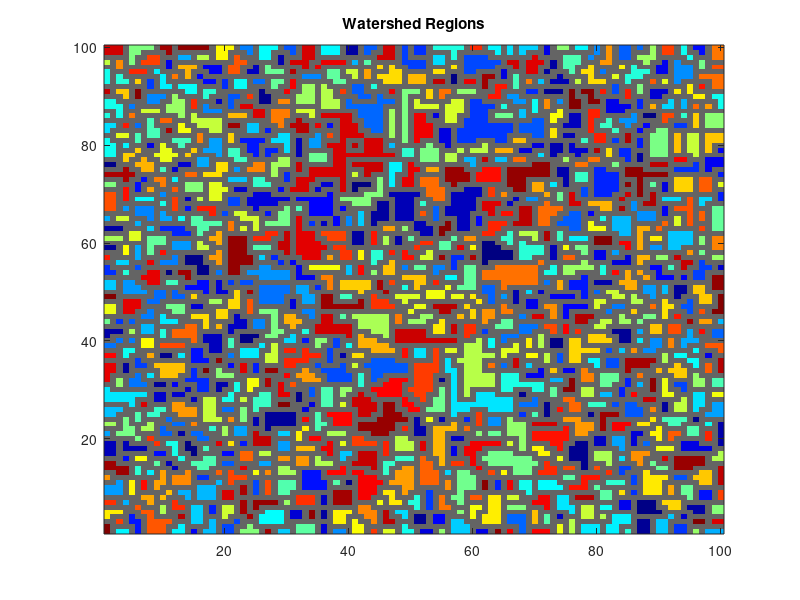

This figure's MATLAB source: (Note: this script raises an error after producing the figure.)
function [rgn, rgn_lbls, Lborders, amatr, data] = peaksWShed( data , conn, bl_thresh, f_verb, verb_pref, f_disp )
%peaksWShed determines peak regions using matlab watershed function.
% It uses labelWShedBorders_imdilate to label border pixels and determine
% region adjacencies.
%
% INPUTS:
%   data   -- 2D matrix of image data. defaults to peaks(100).
%   conn   -- pixel connection to be used by watershed. default 8. 
%   bl_thresh  -- power threshold used to cut off low power data to speed
%                 up computation. Default = [];
%   f_verb -- flag indicator whether to output text statements of progress.
%             0 - no output. 1 - output current function level.
%             defaults to 0. 
%   verb_pref -- prefix string for verbose output. defaults to ''.
%   f_disp -- flag indicator whether to plot. 
%             defaults to false, unless using default data.
% OUTPUTS:
%   rgn         -- 1D cell array of vector lists of linear idx of all pixels for each region.
%   rgn_lbls    -- vector of region labels.
%   Lborders    -- 1D cell array of vector lists of linear idx of border pixels for each region 
%   amatr       -- two-column matrix of region adjacencies.
%                  each row contains region lables of two adjacent regions. 
%   data        -- optional output of the data in the event it was
%                  generated by default.
%
%   Copyright 2022 Prerau Lab - http://www.sleepEEG.org
%   This work is licensed under a Creative Commons Attribution-NonCommercial-ShareAlike 4.0 International License.
%   (http://creativecommons.org/licenses/by-nc-sa/4.0/)
%      
%   Authors: Patrick Stokes, Thomas Possidente, Michael Prerau
%

%*************************
% Handle variable inputs *
%*************************
if nargin<6
    f_disp = [];
end
if nargin<5
    verb_pref = [];
end
if nargin<4
    f_verb = [];
end
if nargin<3
    bl_thresh = [];
end
if nargin<2
    conn = [];
end
if nargin<1   
    data = [];
end

%************************
% Set default arguments *
%************************
if isempty(f_disp)
    f_disp = false;
end
if isempty(verb_pref)
    verb_pref = '';
end

if isempty(f_verb)
    f_verb = 0;
end
if isempty(conn)
    conn = 8;
end
if isempty(data)
    N = 100;
    data = abs(peaks(N))+randn(N)*.5; % peaks(100); % 
    f_verb = 1;
    f_disp = 1;
end

%****************
% Run watershed *
%****************
if f_verb > 0
    disp([verb_pref 'Running watershed...']);
end


% Threshold chunk of image data
if ~isempty(bl_thresh)
    % set value used to mark regions labels where data should be excluded
    exclusion_val = intmax('uint16');
    
    % Set data below threshold to some high number (flintmax)
    below_thresh_inds = data < bl_thresh';
    data(below_thresh_inds) = flintmax;
    
    % Run watershed
    Ldata = watershed(-data , conn);
    
    % If region contains flintmax, set the region's label to exclusion_val
    for ii = 1:max(Ldata,[],'all','omitnan')
        region_inds = Ldata == ii;
        data_val = max(data(region_inds));
        if data_val == flintmax
            Ldata(region_inds) = exclusion_val;
        end
    end

else
    % Run watershed
    exclusion_val = [];
    Ldata = watershed(-data , conn);
end


if f_disp
    RGB2 = label2rgb(Ldata, 'jet', 'c', 'shuffle');
    R = squeeze(RGB2(:,:,1));
    G = squeeze(RGB2(:,:,2));
    B = squeeze(RGB2(:,:,3));
    R(~Ldata) = 100;
    G(~Ldata) = 100;
    B(~Ldata) = 100;
    RGB2 = cat(3,R,G,B);
    fh = figure('units','normalized','position',[0.7674    0.3978    0.4007    0.4811]);
    ax = axes(fh);
    imagesc(ax,RGB2);
    axis(ax,'xy');
    title(ax,'Watershed Regions');
end

%*******************************************************
% Label border pixels and determine region adjacencies *
%*******************************************************
if f_verb > 0
    disp([verb_pref 'Labeling watershed borders...']);
end

%Get all the neighbors of each region by dialating the borders
[rgn,rgn_lbls,Lborders,amatr] = labelWShedBorders_imdilate(Ldata, exclusion_val, f_disp-1);

end


